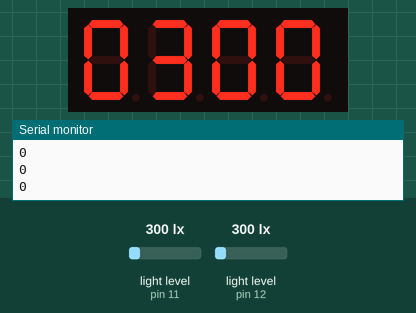
Bench run of a sketch on a simulated Arduino Uno, built with avr-gcc and run on an emulated ATmega328P. Shown: 4-digit seven-segment display, the last lines printed to the serial monitor. Inputs (shaded band) come from the test bench; at power-on: light level (sensors on pin 11, pin 12) 300 lx.

Above: at 1.8 s.
1.9 s: light level (sensor on pin 11) set to 1500 lx
At 3.2 s:
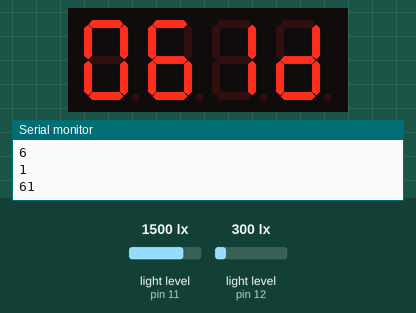
3.5 s: light level (sensor on pin 12) set to 40 lx
At 5.3 s:
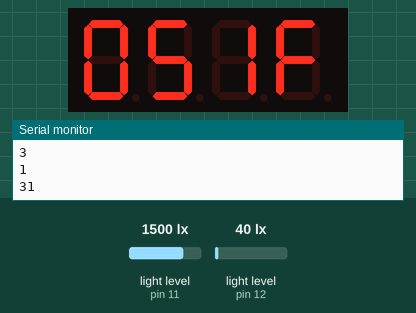
5.6 s: light level (sensor on pin 12) set to 1000 lx
At 7.3 s:
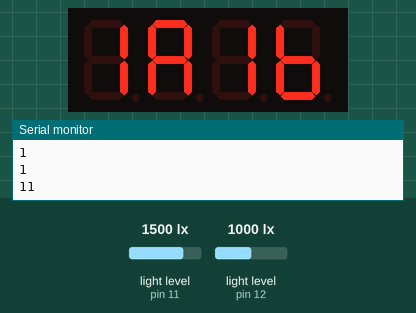
7.6 s: light level (sensor on pin 11) set to 1000 lx
At 9.3 s:
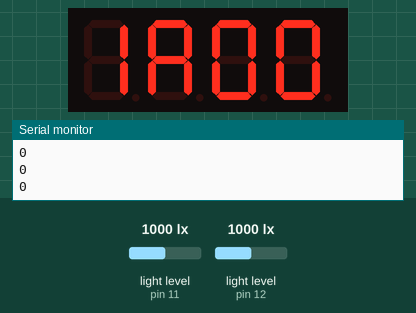
9.6 s: light level (sensor on pin 11) set to 40 lx
At 11.4 s:
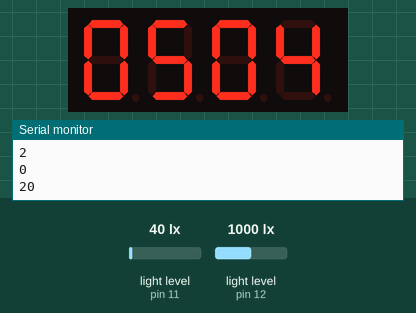
11.7 s: light level (sensor on pin 12) set to 500 lx
At 13.3 s:
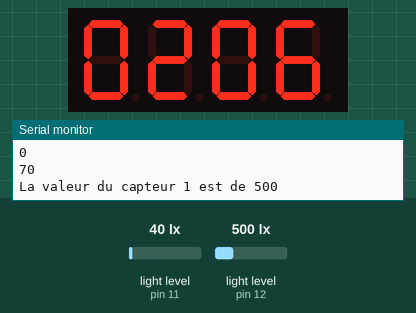
Timing chart, 0 to 14.7 s (numbered marks = the images above; inputs shaded):
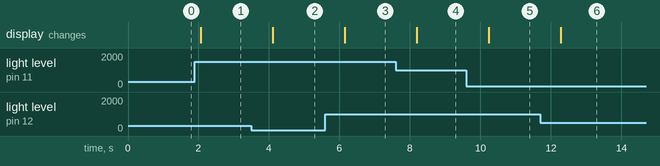

The sketch:

CapteurLumiere.ino
```cpp
/**
*/
#include "MeAuriga.h"

MeLightSensor capteur_1(12);
MeLightSensor capteur_2(11);

//setup afficheur 7 segments
uint8_t    TempDisp[] = { 0x00, 0x00, 0x00, 0x00 };

Me7SegmentDisplay disp(PORT_8);

void setup()
{
  // initialisation de la liaison série}
  Serial.begin(9600);
  disp.set();
  disp.init();
}
void loop()
{
  // on fait l'acquisition de la quantité de lumière reçue sur le capteur 1
  int lum_1 = capteur_1.read();
  int lum_2 = capteur_2.read();

  Serial.print("La valeur du capteur 1 est de ");

  Serial.println(lum_1);
  Serial.print("La valeur du capteur 2 est de ");
  Serial.println(lum_2);

  int moy = (lum_1 + lum_2) / 2;
  Serial.println(moy);
  Serial.println(moy/10 % 10);
  Serial.println(moy%10);
  Serial.println(moy%100);

  TempDisp[0] = moy / 1000;
  TempDisp[1] = moy / 100;
  TempDisp[2] = moy % 10 ;
  TempDisp[3] = moy % 100;


  disp.display(TempDisp);

  delay(1000);
}
```

Measured:
- after the input at 1.9 s, the display: changes after 0.16 s (image 1)
- after the input at 3.5 s, the display: changes after 0.61 s (image 2)
- after the input at 5.6 s, the display: changes after 0.55 s (image 3)
- after the input at 7.6 s, the display: changes after 0.60 s (image 4)
- after the input at 9.6 s, the display: changes after 0.64 s (image 5)
- after the input at 11.7 s, the display: changes after 0.59 s (image 6)
